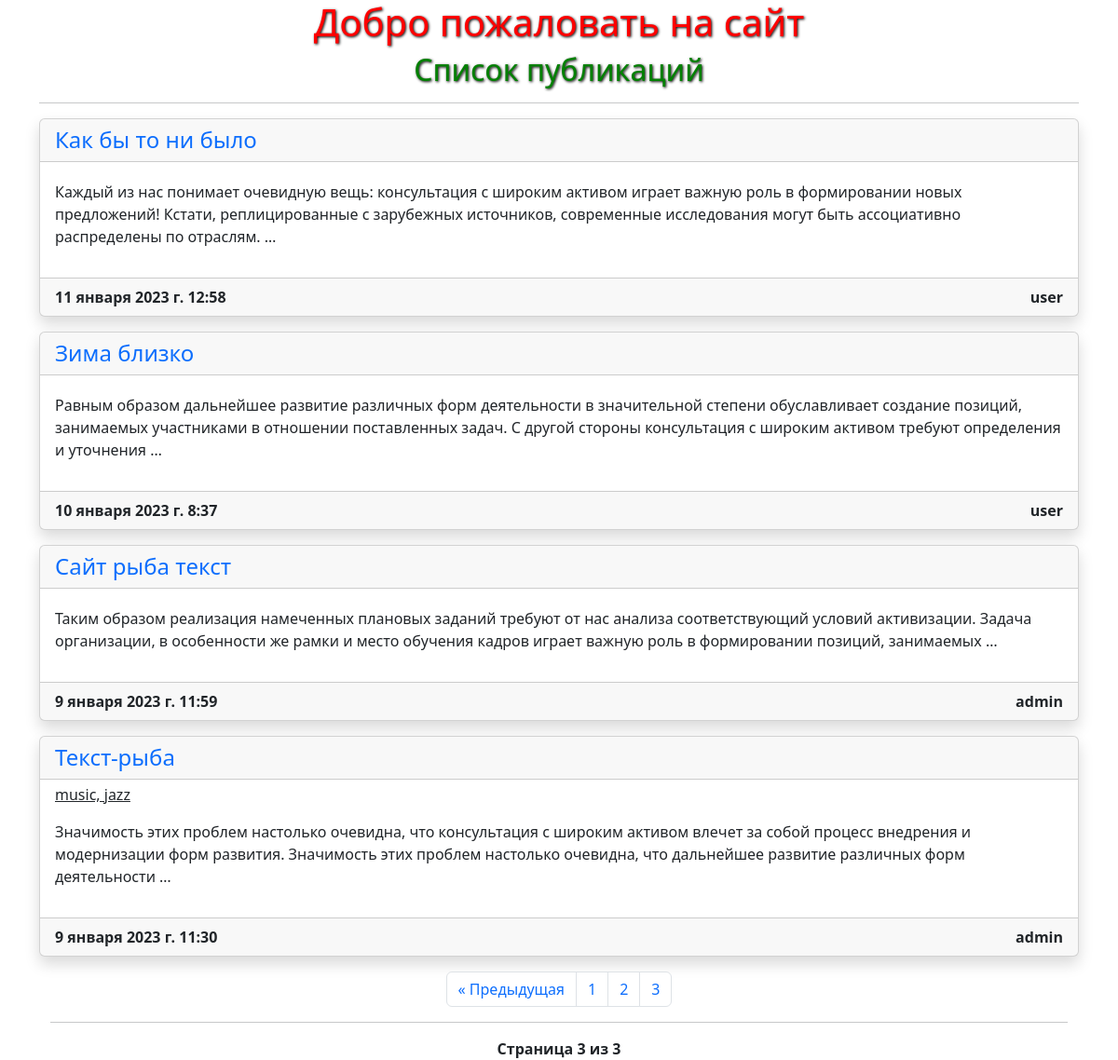
Page /blog/?page=3 on the committed database.
### blog/models.py (models this page shows, shortened)
class Post(models.Model):
    class Status(models.TextChoices):
        DRAFT = 'DF', 'Черновик'
        PUBLISHED = 'PB', 'Опубликовано'
    title = models.CharField(max_length=250)
    slug = models.SlugField(max_length=250, unique_for_date='publish')
    author = models.ForeignKey(User, on_delete=models.CASCADE, related_name='blog_posts')
    body = models.TextField()
    publish = models.DateTimeField(default=timezone.now)
    created = models.DateTimeField(auto_now_add=True)
    updated = models.DateTimeField(auto_now=True)
    status = models.CharField(max_length=2, choices=Status.choices, default=Status.DRAFT)
    objects = models.Manager()
    published = PublishedManager()
    tags = TaggableManager()
    class Meta:
        ordering = ('-publish',)
        indexes = [
            models.Index(fields=['-publish']),
        ]
        verbose_name = ("Пост")
        verbose_name_plural = ('Посты')
    def get_absolute_url(self):
        return reverse('blog:post_detail',
                       args=[self.publish.year,
                             self.publish.month,
                             self.publish.day,
                             self.slug])

### blog/views.py (the view)
# urls.py: path('', PostListView.as_view(), name='post_list'),
class PostListView(ListView):
    queryset = Post.published.all()
    context_object_name = 'posts'
    paginate_by = 4
    template_name = 'blog/post/list.html'

### templates/blog/post/list.html (shortened to what this page needs)
{% extends 'blog/base.html' %}
{% block content %}
<div class="container">
    <div>
        <h1 class="text-center">Добро пожаловать на сайт</h1>
        <h2 class="text-center">Список публикаций</h2>
    </div>
    <hr>
    {% for item in posts %}
        <div class="card mb-3 shadow">
                <h4 class="card-header">
                    <a class="text-decoration-none" href="{{ item.get_absolute_url }}">
                        {{ item.title }}
                    </a>
                </h4>
                <a class="tags ps-3 pt-2 card-subtitle">{{ item.tags.all|join:", " }}</a>
                <p class="card-body">{{ item.body|truncatewords:30 }}</p>
                <div class="card-footer d-flex justify-content-between">
                    <div>
                        <strong>{{ item.publish }}</strong>
                    </div>
                    <div>
                        <strong>{{ item.author }}</strong>
                    </div>
                </div>
        </div>
    {% endfor %}
</div>
<div class="text-center d-flex justify-content-center">
    {% include 'blog/post/pagination.html' with page=page_obj %}
</div>
{% endblock %}

### static/css/styles.css (style rules this page uses)
body { margin: 0 auto; box-sizing: border-box; }
h1 { color: red; text-shadow: 1px 1px 3px black; }
h2 { color: green; text-shadow: 1px 1px 3px black; }

### rows in the picture
Post: title "Как бы то ни было", body "Каждый из нас понимает очевидную вещь: консультация с широким активом играет важную роль в формировании новых предложений! Кстати, реплицированные с зарубежных источников, современные исследования могут быть ассоциативно распределены по отраслям. …", publish "11 января 2023 г. 12:58", author "user"
Post: title "Зима близко", body "Равным образом дальнейшее развитие различных форм деятельности в значительной степени обуславливает создание позиций, занимаемых участниками в отношении поставленных задач. С другой стороны консультация с широким активом требуют определения и уточнения …", publish "10 января 2023 г. 8:37", author "user"
Post: title "Сайт рыба текст", body "Таким образом реализация намеченных плановых заданий требуют от нас анализа соответствующий условий активизации. Задача организации, в особенности же рамки и место обучения кадров играет важную роль в формировании позиций, занимаемых …", publish "9 января 2023 г. 11:59", author "admin"
Post: title "Текст-рыба", tags.all "music, jazz", body "Значимость этих проблем настолько очевидна, что консультация с широким активом влечет за собой процесс внедрения и модернизации форм развития. Значимость этих проблем настолько очевидна, что дальнейшее развитие различных форм деятельности …", publish "9 января 2023 г. 11:30", author "admin"

### other values in the picture
{{ page_number.number }} "1" "2" "3"
{{ page.number }} "3"
{{ page.paginator.num_pages }} "3"
